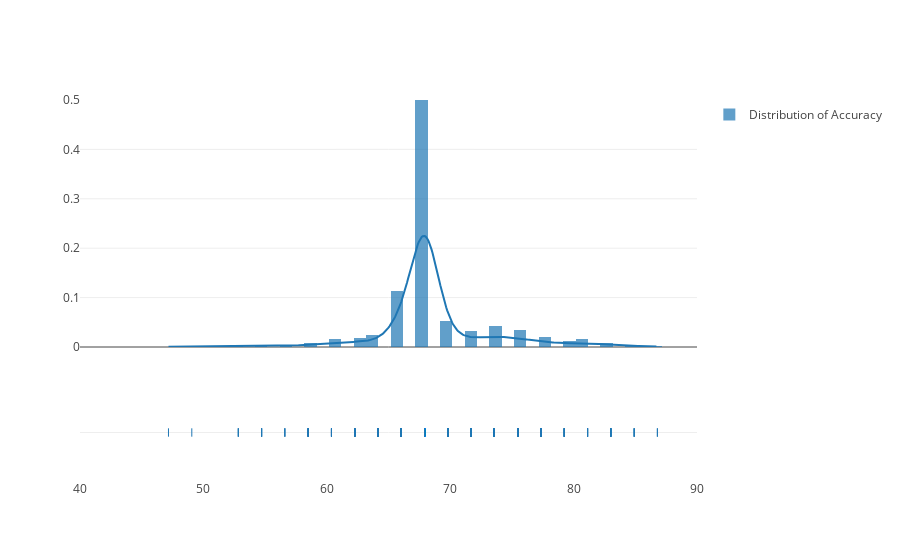

Notebook code for this chart:
### Markdown cell above
You can see we have a nicely spread out distribution with a peak at around 67% accuracy. This distribution will change if you run it again. All of this is happening due to the small change that we made in how we update our weights i.e the effect of using equation 3 rather than equation 1. 

This constant change in the accuracy is because we are updating equation the weights constantly. If we were to plot the value of the cost function each time we updated the weights we will find that there will be a lot of variation in the cost over the number of iteration. It will come down to a single value but after a lot of variation. This is where stochastic gradient descent gets its name from. This variation in the cost function is stochastic hence the name. 

Of course one might be wondering why do we even use stochastic gradient descent in the first place? Where is this approach useful? Well thats the topic of our next section.

## Where is stochastic gradient descent useful? 


The real strength in stochastic gradient descent lies in points- 

1) Hyper parameter tuning
2) Dealing with large data and sparse data



below is an example of 1) We have taken the same model SDG classifier as above and changed a bunch of hyper parameters and run the model again. The axis of both plots for above and below are the same. What you can see is that although the most probable accuracy is still around 67% we have access higher accuracy models in when we change the hyper parameters like learning rate, regularization etc. While you can change many parameters when doing gradient descent, you general have more control over how you are minimizing the cost function when you use stochastic gradient descent.

### Code cell
def sgdclassifier(x_data, y_data, x_test_data, y_test_data):
    sgd_clf = SGDClassifier(loss="log", penalty="l1", max_iter=1000, tol =0.19, alpha = 0.01, epsilon=0.5, shuffle=True)
    sgd_clf.fit(x_data,y_data)
    sgd_pred = sgd_clf.predict(x_test_data)
    accuracy_sgd = np.round(100*(accuracy_score(y_test_data, sgd_pred)),2)
    return accuracy_sgd

accuracy_values = []
for i in range(0,1000): 
    accuracy_values.append(sgdclassifier(x_train,y_train, x_test, y_test))
    

hist_data = [accuracy_values]
group_labels = ['Distribution of Accuracy']


fig = ff.create_distplot(hist_data, group_labels)
fig.layout.xaxis.range=[40,90]
fig.layout.yaxis.range=[0,0.5]

iplot(fig, filename='Distribution of accuracies')

### Figure 1 — Plotly figure (JSON) as saved in the notebook; plotly's stock layout.template omitted (floating-point values rounded to 4 significant figures; data arrays with more than 128 entries replaced by an {"elided": "..."} marker saying what was removed)
{"data": [{"autobinx": false, "histnorm": "probability density", "legendgroup": "Distribution of Accuracy", "marker": {"color": "rgb(31, 119, 180)"}, "name": "Distribution of Accuracy", "opacity": 0.7, "type": "histogram", "uid": "aa34acaf-72f6-11e9-8361-b0359f561c51", "x": {"elided": "1000 float values"}, "xaxis": "x", "xbins": {"end": 86.79, "size": 1, "start": 47.17}, "yaxis": "y"}, {"legendgroup": "Distribution of Accuracy", "marker": {"color": "rgb(31, 119, 180)"}, "mode": "lines", "name": "Distribution of Accuracy", "showlegend": false, "type": "scatter", "uid": "aa34acb0-72f6-11e9-8361-b0359f561c51", "x": {"elided": "500 float values"}, "xaxis": "x", "y": {"elided": "500 float values"}, "yaxis": "y"}, {"legendgroup": "Distribution of Accuracy", "marker": {"color": "rgb(31, 119, 180)", "symbol": "line-ns-open"}, "mode": "markers", "name": "Distribution of Accuracy", "showlegend": false, "type": "scatter", "uid": "aa34acb1-72f6-11e9-8361-b0359f561c51", "x": {"elided": "1000 float values"}, "xaxis": "x", "y": {"elided": "1000 str values"}, "yaxis": "y2"}], "layout": {"barmode": "overlay", "hovermode": "closest", "legend": {"traceorder": "reversed"}, "xaxis": {"anchor": "y2", "domain": [0, 1], "range": [40, 90], "zeroline": false}, "yaxis": {"anchor": "free", "domain": [0.35, 1], "position": 0, "range": [0, 0.5]}, "yaxis2": {"anchor": "x", "domain": [0, 0.25], "dtick": 1, "showticklabels": false}}}
